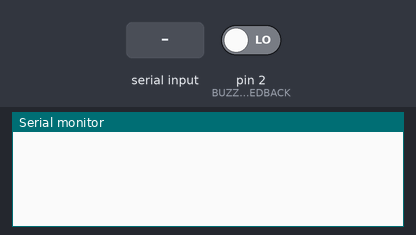
This sketch was run on a simulated Arduino Uno, built with avr-gcc and run on an emulated ATmega328P. Parts: the last lines printed to the serial monitor. Inputs (shaded band) come from the test bench; at power-on: pin 2 (BUZZER_FEEDBACK) LOW.

Above: at 1.2 s.
1.3 s: "MEASURE\n" received over Serial
At 2.2 s:
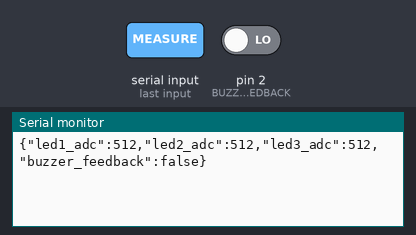
2.8 s: "PING\n" received over Serial
At 3.3 s:
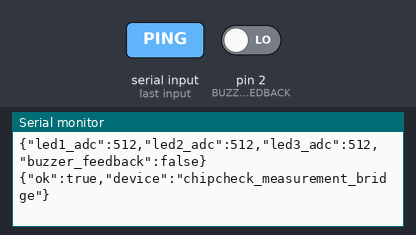

The sketch:

measurement_bridge.ino
```cpp
// ChipCheck optional measurement bridge.
// Protocol: Pi sends "MEASURE\n"; bridge replies one JSON object and newline.
// A0/A1/A2 are conditioned LED sense inputs. D2 is a 3.3 V-safe buzzer feedback input.
const int LED1_SENSE = A0;
const int LED2_SENSE = A1;
const int LED3_SENSE = A2;
const int BUZZER_FEEDBACK = 2;

void setup() {
  Serial.begin(115200);
  pinMode(BUZZER_FEEDBACK, INPUT);
}

void loop() {
  if (!Serial.available()) return;
  String command = Serial.readStringUntil('\n');
  command.trim();
  if (command == "MEASURE") {
    int a0 = analogRead(LED1_SENSE);
    int a1 = analogRead(LED2_SENSE);
    int a2 = analogRead(LED3_SENSE);
    int feedback = digitalRead(BUZZER_FEEDBACK);
    Serial.print("{\"led1_adc\":"); Serial.print(a0);
    Serial.print(",\"led2_adc\":"); Serial.print(a1);
    Serial.print(",\"led3_adc\":"); Serial.print(a2);
    Serial.print(",\"buzzer_feedback\":"); Serial.print(feedback ? "true" : "false");
    Serial.println("}");
  } else if (command == "PING") {
    Serial.println("{\"ok\":true,\"device\":\"chipcheck_measurement_bridge\"}");
  }
}
```

Measured:
- after the input at 1.3 s, the serial monitor: prints a new line at once (image 1)
- after the input at 2.8 s, the serial monitor: prints a new line at once (image 2)
